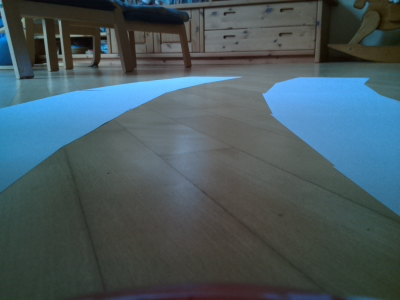
#> input picture lane_follow_test.jpg, 400 x 300 px
$ python lane.py
#> lines starting #> are read from the running program, lines starting #| are printed output that depends on the picture; after the words box and inside, x2 and y2 are one past the last pixel; in counts of white or black regions, pixels touching at a corner belong together
#from car import Car
import cv2
import numpy as np

frame = cv2.imread("lane_follow_test.jpg", cv2.IMREAD_COLOR)
#> frame is the input picture: shape (300, 400, 3); mean B, G, R 95, 88.6, 71
hsv = cv2.cvtColor(frame, cv2.COLOR_BGR2HSV)
#> hsv: shape (300, 400, 3); mean H, S, V 70.4, 66.6, 100.3

lower = np.array([0, 0, 180])
upper = np.array([179, 255, 255])
mask = cv2.inRange(hsv, lower, upper)
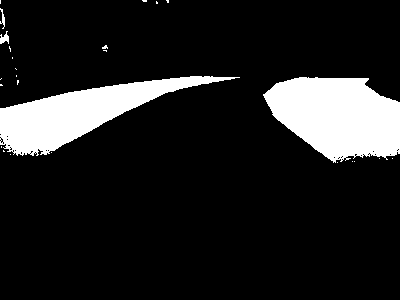
#> mask: shape (300, 400); 13.2% white; 26 white regions (22 under 20 px), largest, box (x1, y1, x2, y2) and area: (263, 77, 400, 163) 8473, (0, 76, 240, 156) 7120, (0, 31, 9, 44) 69, (0, 8, 5, 29) 47

edges = cv2.Canny(mask, 200, 400)
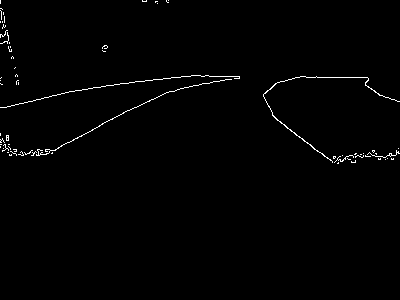
#> edges: shape (300, 400); 0.97% white in thin lines or dots, all inside (x1, y1, x2, y2) = (0, 0, 400, 164)

roi = np.zeros_like(edges)
height, width = roi.shape
#> height = 300; width = 400
polygon = np.array([[
    (width, 0.25*height),
    (0, 0.25*height),
    (0, height),
    (width, height)
]], np.int32)
cv2.fillPoly(roi, polygon, 255)
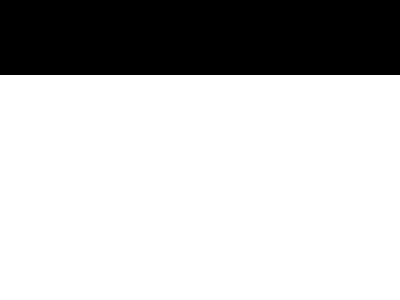
#> roi: shape (300, 400); 75% white; 1 black region, box (x1, y1, x2, y2) and area: (0, 0, 400, 75) 30000
cropped = cv2.bitwise_and(edges, roi)
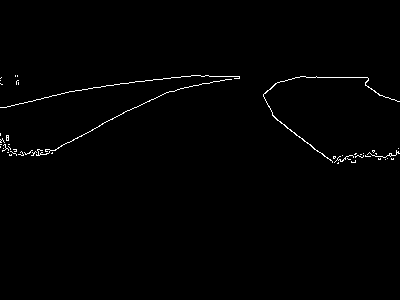
#> cropped: shape (300, 400); 0.86% white in thin lines or dots, all inside (x1, y1, x2, y2) = (0, 75, 400, 164)

segments = cv2.HoughLinesP(cropped, 1, np.pi/180, 10, np.array([]),
                           minLineLength=8, maxLineGap=8)
#> segments = 44 rows, first 6: [99, 125, 169, 91], [2, 107, 83, 89], [177, 89, 228, 79], [272, 115, 332, 162], [88, 88, 194, 75], [61, 145, 99, 126]

left = []
right = []
for segment in segments:
    x1, x2, y1, y2 = segment[0]
    fit = np.polyfit((x1,x2), (y1,y2), 1)
    slope, intercept = fit[0], fit[1]
    if slope < 0:
        left.append((slope, intercept))
    else:
        right.append((slope, intercept))
#> this loop made 44 passes
#> (x1, x2, y1, y2, slope, intercept) on passes 1 to 12: (99, 125, 169, 91, -3, 466), (2, 107, 83, 89, 0.0571, 82.89), (177, 89, 228, 79, 1.69, -71.69), (272, 115, 332, 162, 1.08, 37.48), (88, 88, 194, 75, 0.764, 67.25), (61, 145, 99, 126, 0.321, 79.39), (387, 155, 395, 155, 1.03, -5.34), (295, 77, 348, 77, 1.24, -18.72), (332, 161, 355, 161, 1.13, -21.65), (2, 150, 23, 155, 0.892, 21.22), (355, 153, 393, 158, 1.16, -20), (21, 155, 61, 146, 0.634, 47.68)
#> after the loop, left = [(-3, 466), (-2.6, 318.4)]; right = 42 pairs, first value 0.0571 to 1.69, second value -71.69 to 92.25
left_line = np.average(left, axis=0)
#> left_line = [-2.8, 392.2]
right_line = np.average(right, axis=0)
#> right_line = [0.953, 8.71]

overlayed = np.copy(frame)
def draw_line(frame, slope, intercept, width, height):
#> called with slope = (-3, 466), intercept = (1.69, -71.69), width = 400, height = 300
    y1 = height
#> y1 = 300
    y2 = y1 * 0.5
#> y2 = 150
#> (the run stopped early here; a loop or call above may not have finished)
